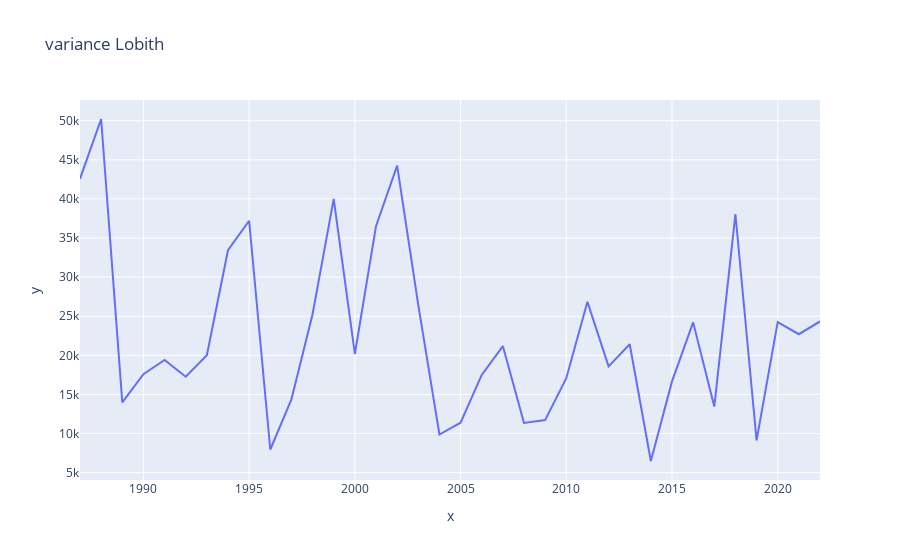

The notebook cell this image was saved under:
### Code cell
# plot variance Lobith
x = year_number
y = variance_list_Lobith
fig = px.line(dataLobith, title = 'variance Lobith', x = year_number, y = variance_list_Lobith)
fig.show()

### Figure 1 — Plotly figure (JSON) as saved in the notebook; plotly's stock layout.template omitted (floating-point values rounded to 4 significant figures)
{"data": [{"hovertemplate": "x=%{x}<br>y=%{y}<extra></extra>", "legendgroup": "", "line": {"color": "#636efa", "dash": "solid"}, "marker": {"symbol": "circle"}, "mode": "lines", "name": "", "orientation": "v", "showlegend": false, "type": "scatter", "x": [1987, 1988, 1989, 1990, 1991, 1992, 1993, 1994, 1995, 1996, 1997, 1998, 1999, 2000, 2001, 2002, 2003, 2004, 2005, 2006, 2007, 2008, 2009, 2010, 2011, 2012, 2013, 2014, 2015, 2016, 2017, 2018, 2019, 2020, 2021, 2022], "xaxis": "x", "y": [42570.0, 50220.0, 13980.0, 17590.0, 19410.0, 17270.0, 20020.0, 33440.0, 37210.0, 7963.0, 14380.0, 25250.0, 40000.0, 20180.0, 36520.0, 44270.0, 26420.0, 9877.0, 11390.0, 17490.0, 21190.0, 11360.0, 11720.0, 17080.0, 26840.0, 18590.0, 21420.0, 6492.0, 16670.0, 24220.0, 13460.0, 38050.0, 9125.0, 24260.0, 22700.0, 24330.0], "yaxis": "y"}], "layout": {"legend": {"tracegroupgap": 0}, "title": {"text": "variance Lobith"}, "xaxis": {"anchor": "y", "domain": [0, 1], "title": {"text": "x"}}, "yaxis": {"anchor": "x", "domain": [0, 1], "title": {"text": "y"}}}}
